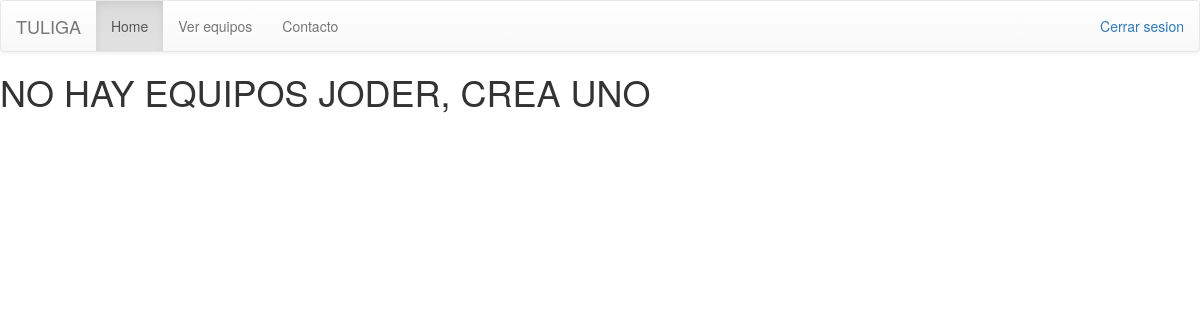
The app's page /ver_equipos (signed in), older data.
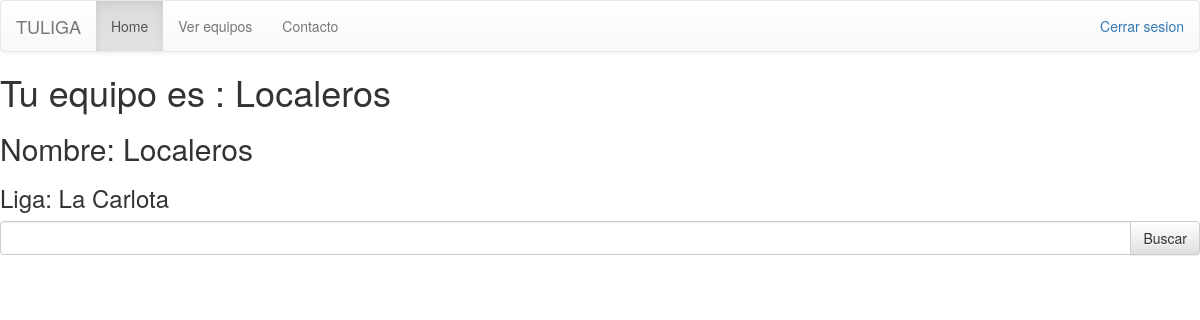
The same page, newer data.
### jugador_equipo/models.py (models this page shows, shortened)
class Equipo(models.Model):
    nombre = models.CharField(unique=True, max_length=20)
    ciudad = models.CharField(max_length=30)
    anio_creacion = models.IntegerField(default=0)
    descripcion = models.CharField(max_length=400, null=True)
    nombre_del_entrenador = models.CharField(max_length=20)
    puntos = models.IntegerField(default=0)
    administrador = models.OneToOneField(User)
    Liga = models.ForeignKey(Liga, null=True, blank=True)
    contrasena = models.CharField(max_length=20, null=False, default="")
    class Meta:
        ordering = ['nombre']

class Perfiles(models.Model):
    usuario = models.OneToOneField(User)
    telefono = models.IntegerField()
    equipo = models.ForeignKey(Equipo, null=True, blank=True)

### equipo_jornada/models.py (models this page shows, shortened)
class Liga(models.Model):
    nombre = models.CharField(unique=True, max_length=20)
    ciudad = models.CharField(max_length=30)
    anio_creacion = models.IntegerField()
    descripcion = models.CharField(max_length=400, null=True)
    administrador = models.OneToOneField(User)
    fecha_comienzo = models.DateField(null=True)
    contrasena = models.CharField(max_length=20, null=False, default="")
    jornadas_realizadas = models.BooleanField(default=False)
    class Meta:
        ordering = ['nombre']

### jugador_equipo/views.py (the view)
# urls.py: url(r'^ver_equipos$', views.ver_equipos),
def ver_equipos(request):
    if Equipo.objects.exists():
        equipos = Equipo.objects.all()
        perfiles = Perfiles.objects.get(usuario=request.user)
        return render(request, 'ver_equipos.html', {'equipos': equipos, 'exists_equipo': True, 'perfiles': perfiles})
    else:
        print "No hay equipos"
        return render(request, 'ver_equipos.html', {'exists_equipo': False})

### equipo_jornada/templates/ver_equipos.html (shortened to what this page needs)
{% extends 'base.html' %} {%block content%}
{%if exists_equipo%} {%for equipo in equipos%}
<h1>Tu equipo es : {{perfiles.equipo.nombre}}</h1>
<h2>Nombre: {{equipo.nombre}}</h2>
<h3>Liga: {{equipo.Liga.nombre}}</h3>
<div class="input-group">
      <input type="text" class="form-control">
      <span class="input-group-btn">
            <button class="btn btn-default" type="button">Buscar</button>
      </span>
</div>
{%endfor%} {%else%}
<h1>NO HAY EQUIPOS JODER, CREA UNO</h1>
{%endif%} {%endblock%}

Row changes from the older to the newer data that the page shows:
added Equipo: nombre "Localeros", Liga.nombre "La Carlota"
now on this page (row edited): Perfiles: equipo.nombre "Localeros"
Text that changed along with them:
text no longer shown: "NO HAY EQUIPOS JODER, CREA UNO"
